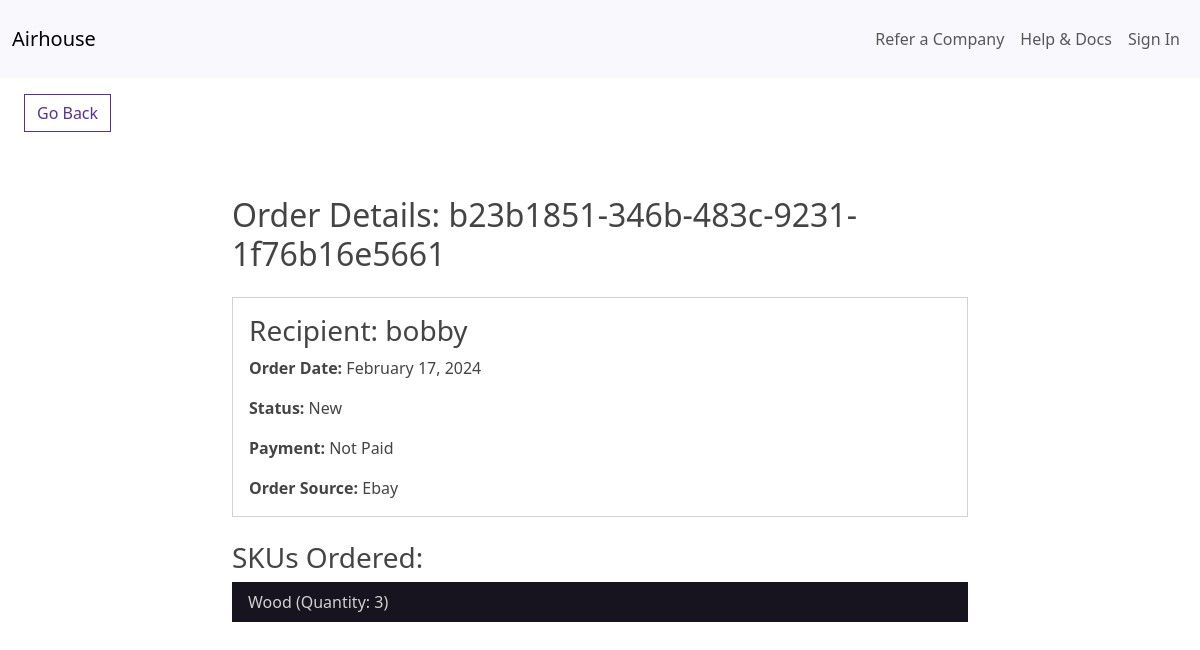
/orders/13/, run on an earlier commit of the app's database.
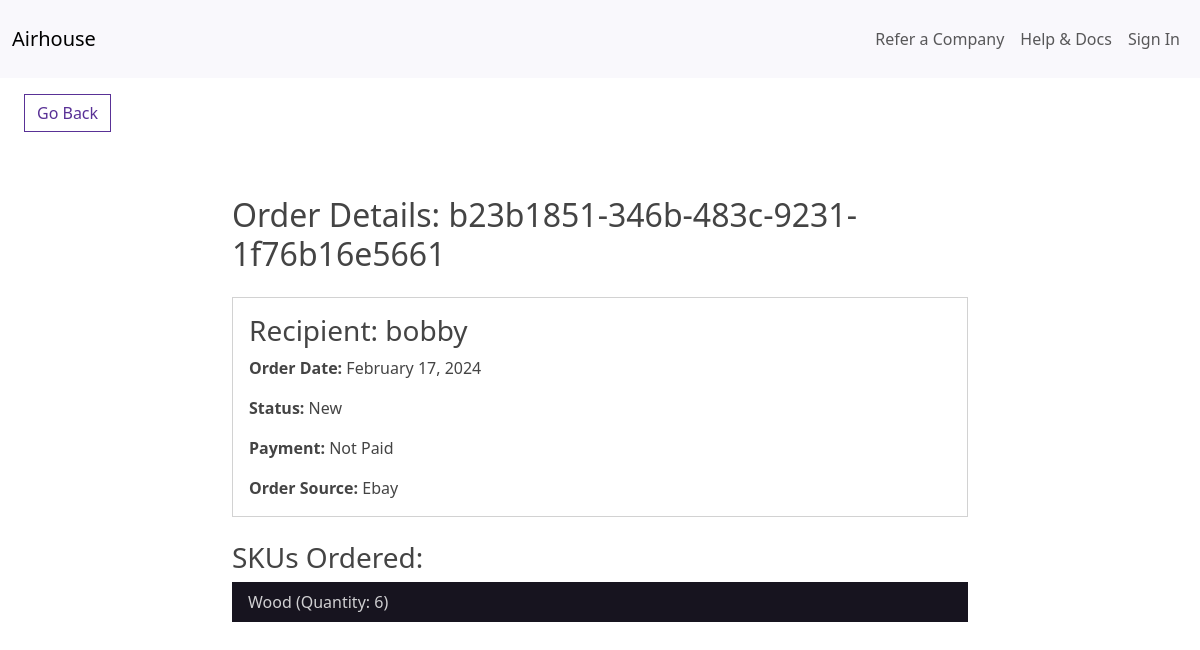
And on a later commit of the database.
### airhouse/models.py (models this page shows, shortened)
class InventoryItem(models.Model):
    name = models.CharField(max_length=200)
    quantity = models.IntegerField()
    price = models.DecimalField(max_digits=10, decimal_places=2)
    category = models.ForeignKey('Category', on_delete=models.SET_NULL, blank=True, null=True)
    date_created = models.DateTimeField(auto_now_add=True)
    user = models.ForeignKey(get_user_model(), on_delete=models.CASCADE)

### airhouse/views.py (the view)
# urls.py: path('orders/<int:pk>/', OrderDetail.as_view(), name='order-detail'),
class OrderDetail(DetailView):
    model = Order
    template_name = 'airhouse/order_detail.html'
    context_object_name = 'order'

### airhouse/templates/airhouse/order_detail.html
{% extends 'airhouse/base.html' %}
{% block content %}
<a href="javascript:history.back()" class="btn btn-outline-primary my-3 mx-4">Go Back</a>
<div class="container mt-5">
    <div class="row">
        <div class="col-md-8 offset-md-2">
            <h2 class="mb-4">Order Details: {{ order.order_no }}</h2>
            <div class="card">
                <div class="card-body">
                    <h3 class="card-title">Recipient: {{ order.recipient }}</h3>
                    <p class="card-text"><strong>Order Date:</strong> {{ order.order_date|date:"F d, Y" }}</p>
                    <p class="card-text"><strong>Status:</strong> {{ order.get_status_display }}</p>
                    <p class="card-text"><strong>Payment:</strong> {{ order.get_payment_display }}</p>
                    <p class="card-text"><strong>Order Source:</strong> {{ order.order_source }}</p>
                </div>
            </div>
            <h3 class="mt-4">SKUs Ordered:</h3>
            <ul class="list-group list-group-flush">
                {% for item in order.skus_ordered.all %}
                    <li class="list-group-item">{{ item.name }} (Quantity: {{ item.quantity }})</li>
                {% endfor %}
            </ul>
        </div>
    </div>
</div>
{% endblock %}

What changed in the data, as far as the page shows it:
changed InventoryItem "Wood": quantity "3" → "6"
